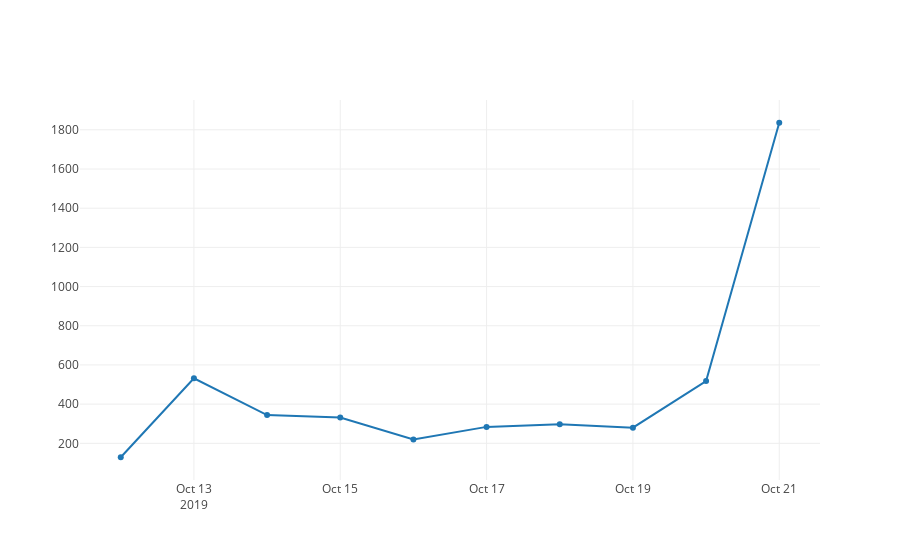

Notebook cell for this chart:
### Markdown cell above
#### Detail communities

### Code cell
#configure_plotly_browser_state()
detail_communities(time, output=None, inline=True)

### Figure 1 — Plotly figure (JSON) as saved in the notebook; plotly's stock layout.template omitted (floating-point values rounded to 4 significant figures)
{"data": [{"marker": {"size": 6}, "mode": "lines+markers", "name": "Counter", "text": ["P0 - 2019-10-12", "P1 - 2019-10-13", "P2 - 2019-10-14", "P3 - 2019-10-15", "P4 - 2019-10-16", "P5 - 2019-10-17", "P6 - 2019-10-18", "P7 - 2019-10-19", "P8 - 2019-10-20", "P9 - 2019-10-21"], "textfont": {"family": "Raleway, sans-serif"}, "textposition": "top center", "type": "scatter", "uid": "326c5d4a-9f0b-41f8-be3f-fec43a19285c", "x": ["2019-10-12", "2019-10-13", "2019-10-14", "2019-10-15", "2019-10-16", "2019-10-17", "2019-10-18", "2019-10-19", "2019-10-20", "2019-10-21"], "y": [129, 532, 344, 332, 220, 284, 297, 280, 518, 1836]}], "layout": {}}
